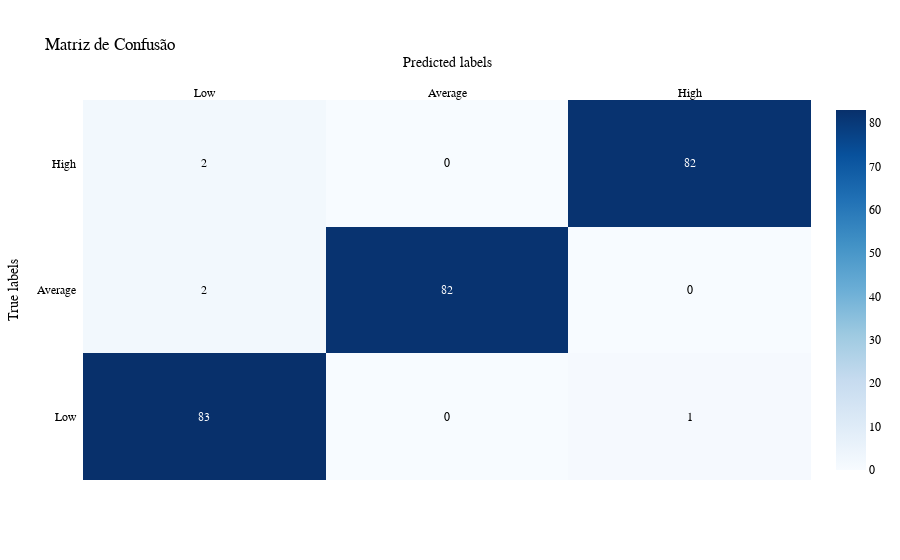

Source (notebook cell):
### Code cell
conf_matrix = confusion_matrix(y_train, y_pred_train)

# Definindo  nomes de classes
class_names = ['Low', 'Average', 'High']

# Plotando a matriz de confusão com Plotly
fig = ff.create_annotated_heatmap(
    z=conf_matrix,
    x=class_names,
    y=class_names,
    colorscale='Blues',
    showscale=True
)
fig.update_layout(
    title='Matriz de Confusão',
    xaxis_title='Predicted labels',
    yaxis_title='True labels',
    font=dict(
        family='Arial',
        size=12,
        color='black'
    )
)

### Figure 1 — Plotly figure (JSON) as saved in the notebook; plotly's stock layout.template omitted (floating-point values rounded to 4 significant figures)
{"data": [{"colorscale": [[0, "rgb(247,251,255)"], [0.125, "rgb(222,235,247)"], [0.25, "rgb(198,219,239)"], [0.375, "rgb(158,202,225)"], [0.5, "rgb(107,174,214)"], [0.625, "rgb(66,146,198)"], [0.75, "rgb(33,113,181)"], [0.875, "rgb(8,81,156)"], [1, "rgb(8,48,107)"]], "reversescale": false, "showscale": true, "type": "heatmap", "x": ["Low", "Average", "High"], "y": ["Low", "Average", "High"], "z": [[83, 0, 1], [2, 82, 0], [2, 0, 82]]}], "layout": {"annotations": [{"font": {"color": "#FFFFFF"}, "showarrow": false, "text": "83", "x": "Low", "xref": "x", "y": "Low", "yref": "y"}, {"font": {"color": "#000000"}, "showarrow": false, "text": "0", "x": "Average", "xref": "x", "y": "Low", "yref": "y"}, {"font": {"color": "#000000"}, "showarrow": false, "text": "1", "x": "High", "xref": "x", "y": "Low", "yref": "y"}, {"font": {"color": "#000000"}, "showarrow": false, "text": "2", "x": "Low", "xref": "x", "y": "Average", "yref": "y"}, {"font": {"color": "#FFFFFF"}, "showarrow": false, "text": "82", "x": "Average", "xref": "x", "y": "Average", "yref": "y"}, {"font": {"color": "#000000"}, "showarrow": false, "text": "0", "x": "High", "xref": "x", "y": "Average", "yref": "y"}, {"font": {"color": "#000000"}, "showarrow": false, "text": "2", "x": "Low", "xref": "x", "y": "High", "yref": "y"}, {"font": {"color": "#000000"}, "showarrow": false, "text": "0", "x": "Average", "xref": "x", "y": "High", "yref": "y"}, {"font": {"color": "#FFFFFF"}, "showarrow": false, "text": "82", "x": "High", "xref": "x", "y": "High", "yref": "y"}], "font": {"color": "black", "family": "Arial", "size": 12}, "title": {"text": "Matriz de Confusão"}, "xaxis": {"dtick": 1, "gridcolor": "rgb(0, 0, 0)", "side": "top", "ticks": "", "title": {"text": "Predicted labels"}}, "yaxis": {"dtick": 1, "ticks": "", "ticksuffix": "  ", "title": {"text": "True labels"}}}}
